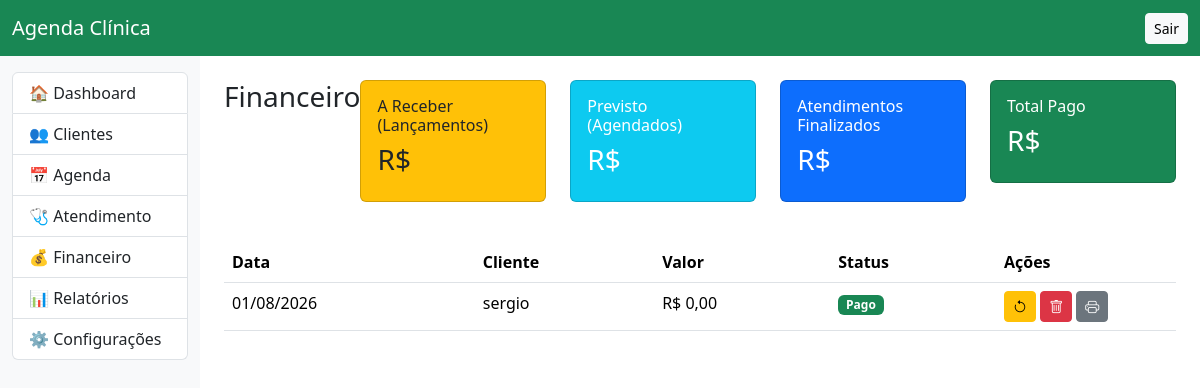
/financeiro/ (signed in), run on an earlier commit of the app's database.
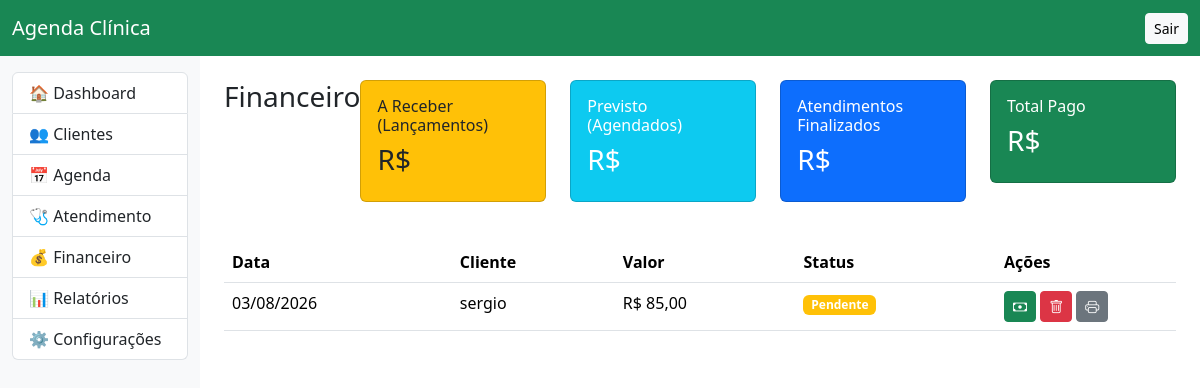
And on a later commit of the database.
### financeiro/models.py (models this page shows, shortened)
class Lancamento(models.Model):
    cliente = models.ForeignKey(Cliente, on_delete=models.CASCADE)
    atendimento = models.OneToOneField(Atendimento, on_delete=models.CASCADE, null=True, blank=True)
    data = models.DateField()
    valor = models.DecimalField(max_digits=10, decimal_places=2)
    forma_pagamento = models.CharField(max_length=30, blank=True)
    status = models.CharField(max_length=15, choices=STATUS_CHOICES, default='PENDENTE')
    agendamento = models.OneToOneField(
        Agendamento,
        on_delete=models.SET_NULL,
        null=True,
        blank=True,
        related_name="lancamento"
    )
    descricao = models.CharField(max_length=255, blank=True, default='')
    data_vencimento = models.DateField(null=True, blank=True)
    criado_em = models.DateTimeField(auto_now_add=True, null=True, blank=True)
    alterado_em = models.DateTimeField(auto_now=True)

### clientes/models.py (models this page shows, shortened)
class Cliente(models.Model):
    STATUS = (
        ("ATIVO", "Ativo"),
        ("INATIVO", "Inativo"),
    )
    SEXO = (
        ("M", "Masculino"),
        ("F", "Feminino"),
        ("O", "Outro"),
    )
    nome = models.CharField("Nome", max_length=150)
    cpf = models.CharField(
        "CPF",
        max_length=14,
        blank=True,
        null=True
    )
    nascimento = models.DateField(
        "Nascimento",
        blank=True,
        null=True
    )
    sexo = models.CharField(
        "Sexo",
        max_length=1,
        choices=SEXO,
        blank=True
    )
    telefone = models.CharField(
        "Telefone",
        max_length=20,
        blank=True
    )
    whatsapp = models.CharField(
        "WhatsApp",
        max_length=20,
        blank=True
    )
    email = models.EmailField(
        "E-mail",
        blank=True
    )
    cep = models.CharField(
        max_length=9,
        blank=True
    )
    endereco = models.CharField(
        max_length=200,
        blank=True
    )
    numero = models.CharField(
        max_length=10,
        blank=True
    )
    bairro = models.CharField(
        max_length=100,
        blank=True
    )
    cidade = models.CharField(
        max_length=100,
        blank=True
    )
    uf = models.CharField(
        max_length=2,
        blank=True
    )
    profissional = models.ForeignKey(
        "usuarios.Usuario",
        on_delete=models.SET_NULL,
        null=True,
        blank=True,
        verbose_name="Suelen Garcia de Almeida",
    )
    valor_sessao = models.DecimalField(
        max_digits=10,
        decimal_places=2,
        default=0
    )
    dias_vencimento = models.PositiveIntegerField(
        default=5,
        help_text="Quantidade de dias após o agendamento para o vencimento da fatura"
    )
    total_sessoes = models.PositiveIntegerField(
        default=10
    )
    sessoes_realizadas = models.IntegerField(
    default=0
)
    status = models.CharField(
        max_length=10,
        choices=STATUS,
        default="ATIVO"
    )
    observacoes = models.TextField(
        blank=True
    )
    criado_em = models.DateTimeField(
        auto_now_add=True
    )
    atualizado_em = models.DateTimeField(
        auto_now=True
    )
    class Meta:
        ordering = ["nome"]
        verbose_name = "Cliente"
        verbose_name_plural = "Clientes"

### financeiro/views.py (the view)
# urls.py: path("", views.lista, name="agenda"),
@login_required
def lista(request):
    pesquisa = request.GET.get("q", "")
    status_filter = request.GET.get("status", "")
    lancamentos = Lancamento.objects.select_related("cliente", "agendamento").order_by("-data_vencimento")
    if pesquisa:
        lancamentos = lancamentos.filter(cliente__nome__icontains=pesquisa)
    if status_filter:
        lancamentos = lancamentos.filter(status=status_filter)
    return render(request, "financeiro/lista.html", {
        "financeiro": lancamentos,
        "pesquisa": pesquisa,
        "status": status_filter,
    })

### financeiro/templates/financeiro/lista.html
{% extends 'base.html' %}
{% block content %}
<div class="d-flex justify-content-between mb-3">
    <h3>Financeiro</h3>
<div class="row mb-4">
    <div class="col-md-3">
        <div class="card bg-warning text-dark">
            <div class="card-body">
                <h6 class="card-title">A Receber (Lançamentos)</h6>
                <h3>R$ {{ total_receber|floatformat:2 }}</h3>
            </div>
        </div>
    </div>
    <div class="col-md-3">
        <div class="card bg-info text-white">
            <div class="card-body">
                <h6 class="card-title">Previsto (Agendados)</h6>
                <h3>R$ {{ total_agendados|floatformat:2 }}</h3>
            </div>
        </div>
    </div>
    <div class="col-md-3">
        <div class="card bg-primary text-white">
            <div class="card-body">
                <h6 class="card-title">Atendimentos Finalizados</h6>
                <h3>R$ {{ total_finalizados|floatformat:2 }}</h3>
            </div>
        </div>
    </div>
    <div class="col-md-3">
        <div class="card bg-success text-white">
            <div class="card-body">
                <h6 class="card-title">Total Pago</h6>
                <h3>R$ {{ total_pago|floatformat:2 }}</h3>
            </div>
        </div>
    </div>
</div>
</div>
<table class="table table-hover">
<thead>
<tr>
<th>Data</th>
<th>Cliente</th>
<th>Valor</th>
<th>Status</th>
<th width="180">Ações</th>
</tr>
</thead>
<tbody>
{% for i in financeiro %}
<tr>
<td>{{ i.data|date:"d/m/Y" }}</td>
<td>{{ i.cliente.nome }}</td>
<td>R$ {{ i.valor }}</td>
<td>
{% if i.status == "PAGO" %}
<span class="badge bg-success">
Pago
</span>
{% else %}
<span class="badge bg-warning">
Pendente
</span>
{% endif %}
</td>
<td>
{% if i.status == "PENDENTE" %}
<a href="{% url 'financeiro_baixar' i.id %}"
class="btn btn-success btn-sm">
<i class="bi bi-cash"></i>
</a>
{% else %}
<a href="{% url 'financeiro_estornar' i.id %}"
class="btn btn-warning btn-sm">
<i class="bi bi-arrow-counterclockwise"></i>
</a>
{% endif %}
<a href="{% url 'financeiro_excluir' i.id %}"
class="btn btn-danger btn-sm"
onclick="return confirm('Excluir lançamento?')">
<i class="bi bi-trash"></i>
</a>
<a href="{% url 'recibo' i.id %}"
class="btn btn-secondary btn-sm">
<i class="bi bi-printer"></i>
</a>
</td>
</tr>
{% empty %}
<tr>
<td colspan="5">
Nenhum lançamento encontrado.
</td>
</tr>
{% endfor %}
</tbody>
</table>
{% endblock %}

What changed in the data, as far as the page shows it:
changed Lancamento "sergio": data "01/08/2026" → "03/08/2026"; valor "0,00" → "85,00"; status "Pago" → "Pendente"
